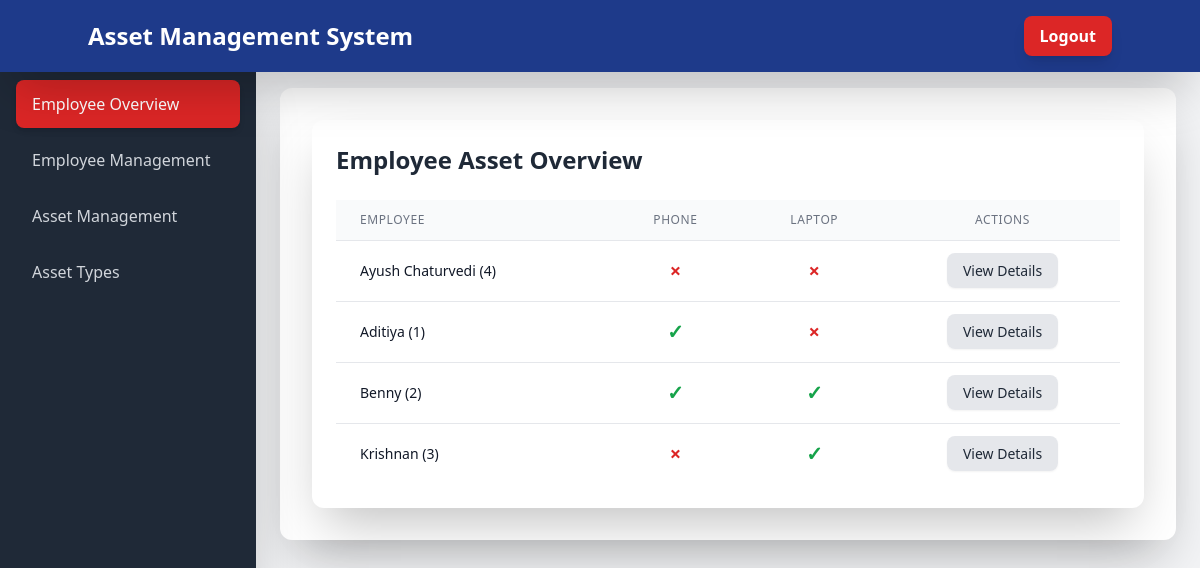
Before: /employees/overview/ (signed in) with the older database file.
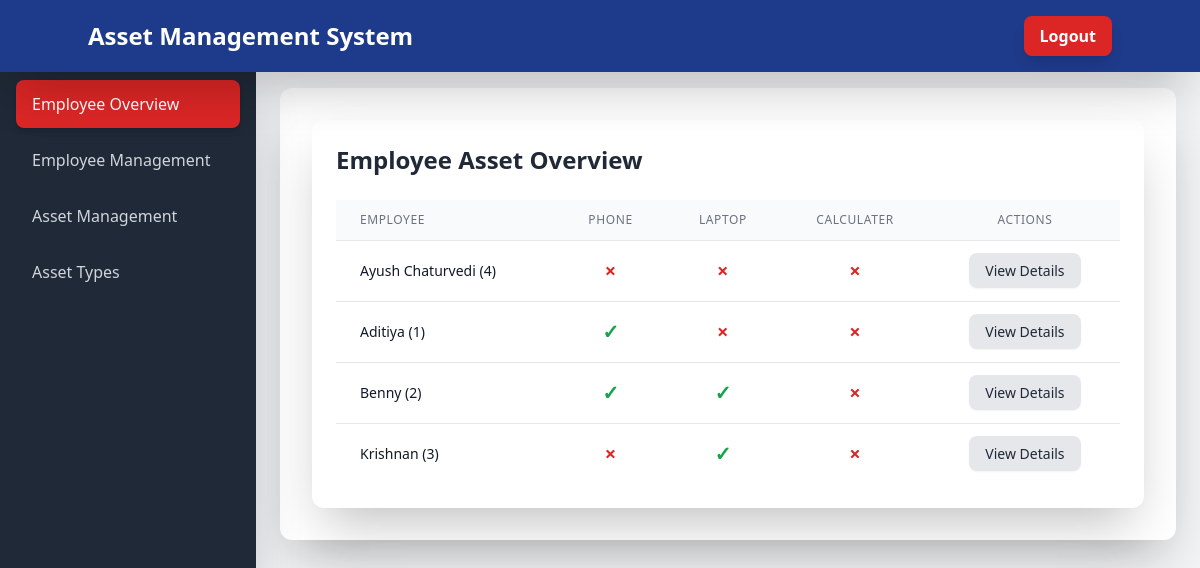
After: the same page with the newer database file.
### assets/models.py (models this page shows, shortened)
class AssetType(models.Model):
    name = models.CharField(max_length=255)
    identification_type_label = models.CharField(max_length=255)
    object_description = models.CharField(max_length=255)
    is_active = models.BooleanField(default=True)

class Employee(models.Model):
    employee_id = models.CharField(max_length=100, unique=True)
    name = models.CharField(max_length=255)
    department = models.CharField(max_length=255)
    designation = models.CharField(max_length=255)
    start_date = models.DateField()
    exit_date = models.DateField(null=True, blank=True)
    is_active = models.BooleanField(default=True)
    class Meta:
        ordering = ['-start_date']

### assets/views.py (the view)
# urls.py: path('employees/overview/', views.EmployeeAssetOverviewView.as_view(), name='employee_overview'),
class EmployeeAssetOverviewView(LoginRequiredMixin, UserPassesTestMixin, ListView):
    model = Employee
    template_name = 'assets/employee_overview.html'
    context_object_name = 'employees'
    def test_func(self):
        return self.request.user.is_staff
    def get_queryset(self):
        return Employee.objects.filter(is_active=True)
    def get_context_data(self, **kwargs):
        context = super().get_context_data(**kwargs)
        asset_types = AssetType.objects.filter(is_active=True)
        assignments = Asset.objects.filter(assigned_to__isnull=False, is_active=True).select_related('assigned_to', 'asset_type')
        assignment_lookup = {}
        for asset in assignments:
            emp_id = asset.assigned_to.employee_id
            if emp_id not in assignment_lookup:
                assignment_lookup[emp_id] = set()
            assignment_lookup[emp_id].add(asset.asset_type.id)
        context['asset_types'] = asset_types
        employee_rows = []
        for employee in context['employees']:
            row = [employee]
            for asset_type in asset_types:
                has = employee.employee_id in assignment_lookup and asset_type.id in assignment_lookup.get(employee.employee_id, set())
                row.append(has)
            employee_rows.append(row)
        context['employee_rows'] = employee_rows
        return context

### assets/templates/assets/employee_overview.html (shortened to what this page needs)
{% extends 'assets/base.html' %}
{% block content %}
<div class="bg-white rounded-xl shadow-2xl p-6">
    <h2 class="text-2xl font-bold mb-6 text-gray-800">Employee Asset Overview</h2>
    <div class="overflow-x-auto">
        <table class="min-w-full table-auto">
            <thead>
                <tr class="bg-gray-50">
                    <th class="px-6 py-3 text-left text-xs font-medium text-gray-500 uppercase tracking-wider">Employee</th>
                    {% for asset_type in asset_types %}
                        <th class="px-6 py-3 text-center text-xs font-medium text-gray-500 uppercase tracking-wider">{{ asset_type.name }}</th>
                    {% endfor %}
                    <th class="px-6 py-3 text-center text-xs font-medium text-gray-500 uppercase tracking-wider">Actions</th>
                </tr>
            </thead>
            <tbody class="bg-white divide-y divide-gray-200">
                {% for row in employee_rows %}
                    <tr class="border-t hover:bg-blue-50 transition duration-200">
                        <td class="px-6 py-4 whitespace-nowrap text-sm font-medium text-gray-900">{{ row.0.name }} ({{ row.0.employee_id }})</td>
                        {% for has in row|slice:"1:" %}
                            <td class="px-6 py-4 whitespace-nowrap text-center">
                                {% if has %}
                                    <span class="text-green-600 font-bold text-xl">✓</span>
                                {% else %}
                                    <span class="text-red-600 font-bold text-xl">×</span>
                                {% endif %}
                            </td>
                        {% endfor %}
                        <td class="px-6 py-4 whitespace-nowrap text-center text-sm font-medium">
                            <a href="{% url 'employee_detail' row.0.employee_id %}" class="bg-gray-200 hover:bg-gray-300 text-gray-800 font-medium rounded-lg shadow-sm px-4 py-2 transition duration-200">View Details</a>
                        </td>
                    </tr>
                {% endfor %}
            </tbody>
        </table>
    </div>
</div>
{% endblock %}

Changed rows visible on the page:
added AssetType: name "CALCULATER"
